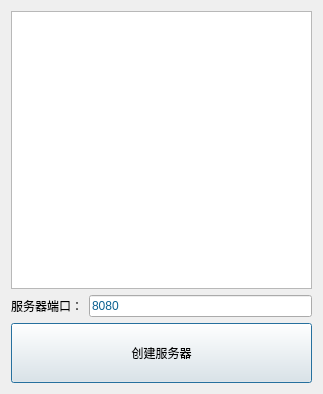
<?xml version="1.0" encoding="UTF-8"?>
<ui version="4.0">
 <class>serverDialog</class>
 <widget class="QDialog" name="serverDialog">
  <property name="geometry">
   <rect>
    <x>0</x>
    <y>0</y>
    <width>323</width>
    <height>394</height>
   </rect>
  </property>
  <property name="windowTitle">
   <string>聊天室服务器</string>
  </property>
  <layout class="QVBoxLayout" name="verticalLayout">
   <item>
    <widget class="QListWidget" name="listWidget"/>
   </item>
   <item>
    <layout class="QHBoxLayout" name="horizontalLayout">
     <item>
      <widget class="QLabel" name="label">
       <property name="styleSheet">
        <string notr="true">font: 18pt &quot;.AppleSystemUIFont&quot;;</string>
       </property>
       <property name="text">
        <string>服务器端口：</string>
       </property>
      </widget>
     </item>
     <item>
      <widget class="QLineEdit" name="portEdit">
       <property name="styleSheet">
        <string notr="true">color:rgb(12, 97, 145)</string>
       </property>
       <property name="text">
        <string>8080</string>
       </property>
      </widget>
     </item>
    </layout>
   </item>
   <item>
    <widget class="QPushButton" name="creatButton">
     <property name="minimumSize">
      <size>
       <width>240</width>
       <height>60</height>
      </size>
     </property>
     <property name="text">
      <string>创建服务器</string>
     </property>
    </widget>
   </item>
  </layout>
 </widget>
 <resources/>
 <connections/>
</ui>
